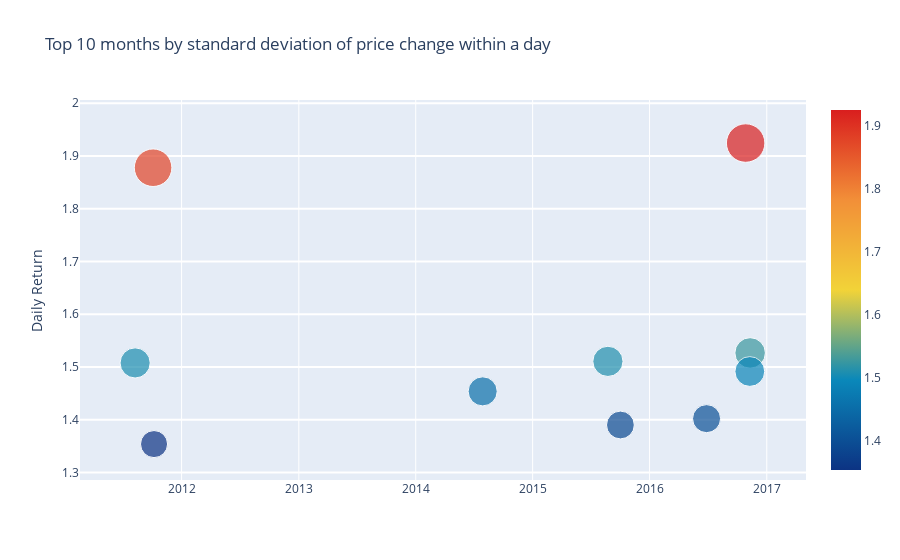

Notebook code cell kept with this figure:
### Code cell
plt_data = go.Scatter(
    x = g['date'].values,
    y = g['Daily Return']['std'].values,
    mode='markers',
    marker=dict(
        size = 20 * g['Daily Return']['std'].values,
        color = g['Daily Return']['std'].values,
        colorscale='Portland',
        showscale=True
    ),
    text = g['text'].values
)
data = [plt_data]

layout = go.Layout(autosize=True,
                  title = 'Top 10 months by standard deviation of price change within a day',
                  hovermode='closest',
                  yaxis=dict(title='Daily Return', ticklen=5, gridwidth=2),
                  showlegend=False)
fig = go.Figure(data=data, layout=layout)
py.iplot(fig, filename='stddev')

### Figure 1 — Plotly figure (JSON) as saved in the notebook; plotly's stock layout.template omitted (floating-point values rounded to 4 significant figures)
{"data": [{"marker": {"color": [1.924, 1.878, 1.527, 1.511, 1.508, 1.491, 1.454, 1.402, 1.39, 1.354], "colorscale": [[0, "rgb(12,51,131)"], [0.25, "rgb(10,136,186)"], [0.5, "rgb(242,211,56)"], [0.75, "rgb(242,143,56)"], [1, "rgb(217,30,30)"]], "showscale": true, "size": [38.49, 37.55, 30.53, 30.21, 30.15, 29.83, 29.07, 28.04, 27.8, 27.07]}, "mode": "markers", "text": ["Maximum price drop: 2.64", "Maximum price drop: -0.48", "Maximum price drop: 2.4", "Maximum price drop: 2.27", "Maximum price drop: -1.74", "Maximum price drop: 1.8", "Maximum price drop: 5.34", "Maximum price drop: 2.56", "Maximum price drop: -0.62", "Maximum price drop: 3.79"], "type": "scatter", "x": ["2016-10-27", "2011-10-04", "2016-11-10", "2015-08-24", "2011-08-09", "2016-11-09", "2014-07-29", "2016-06-27", "2015-10-02", "2011-10-07"], "y": [1.924, 1.878, 1.527, 1.511, 1.508, 1.491, 1.454, 1.402, 1.39, 1.354]}], "layout": {"autosize": true, "hovermode": "closest", "showlegend": false, "title": {"text": "Top 10 months by standard deviation of price change within a day"}, "yaxis": {"gridwidth": 2, "ticklen": 5, "title": {"text": "Daily Return"}}}}
